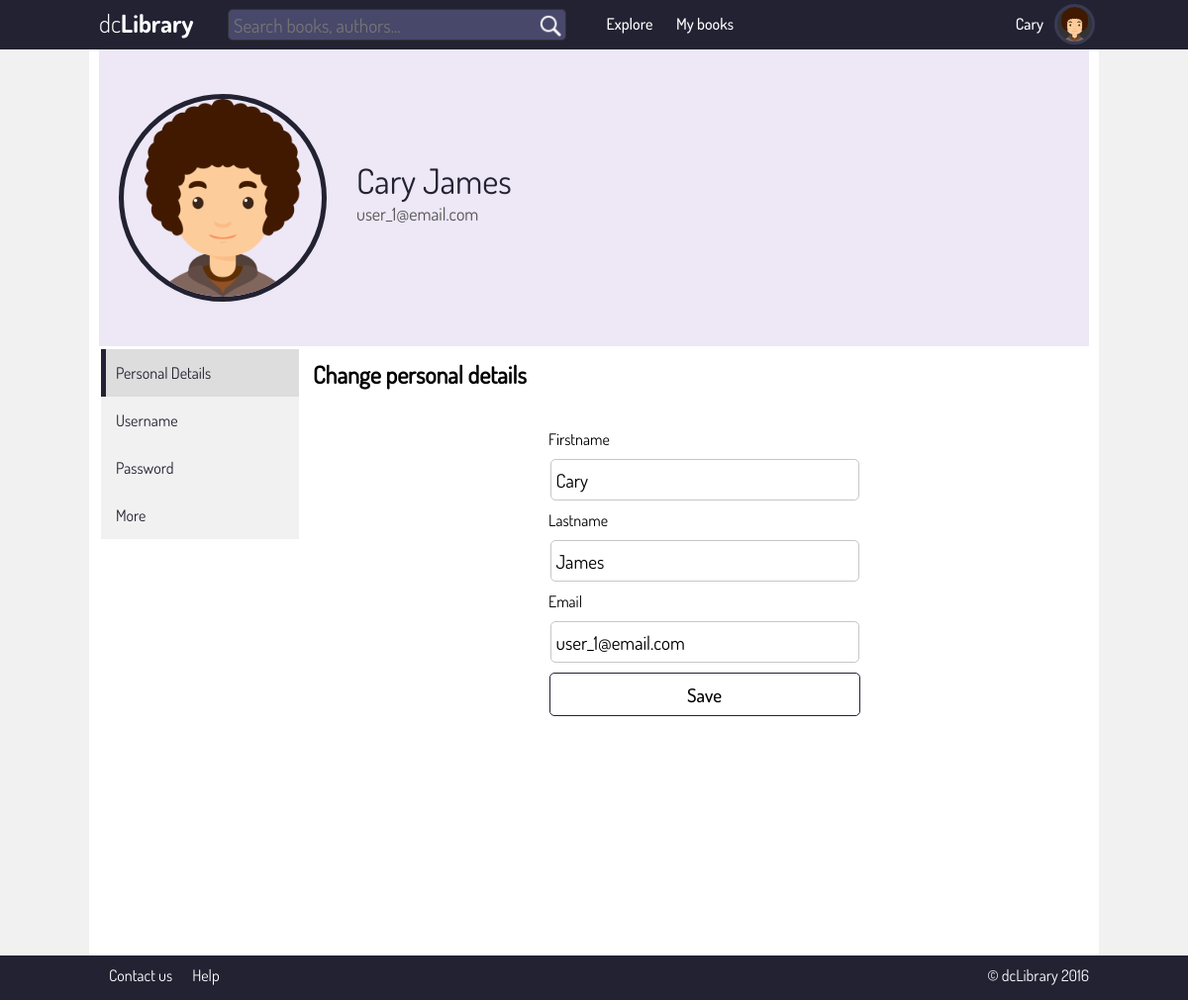
Page /public/user/settings_page.php (signed in) on the committed database.
### tables this page shows
CREATE TABLE `registered_user` (
  `user_reg_id` int(4) NOT NULL,
  `fname` varchar(20) NOT NULL,
  `lname` varchar(20) NOT NULL,
  `email` varchar(30) NOT NULL
);

CREATE TABLE `user` (
  `user_reg_id` int(4) NOT NULL,
  `username` varchar(20) NOT NULL,
  `password` varchar(60) NOT NULL,
  `user_image` varchar(30) DEFAULT NULL,
  `score` float NOT NULL DEFAULT '0'
);

### config.php (called while the page is built, shortened)
<?php
$root = $_SERVER['DOCUMENT_ROOT'] . "/dashboard/diwe_final/site";
$project_root = "/dashboard/diwe_final/site";
$paths = array(
    "images" =>  $root . "/images",
    "js" =>  $root . "/js",
    "css" =>  $root . "/css",
    "models" => $root . "/models",
    "include" =>  $root . "/include",
    "functions" => $root . "/functions",
    "templates" => $root . "/templates",
    "resources" => $root . "/resources",
    "submit_forms" => $root . "/submit_forms",
    "user" => $root . "/user",
    "public" => $root . "/public",
    "admin" => $root . "/admin",
);
$header_paths = array(
    "templates" => $project_root . "/templates",
    "public" => $project_root . "/public",
    "css" =>  $project_root . "/css",
    "submit_forms" => $project_root . "/submit_forms",
    "js" =>  $project_root . "/js",
    "resources" => $project_root . "/resources",
    "images" =>  $project_root . "/images",
);
?>

### functions/db_helper.php (called while the page is built, shortened)
<?php
function getUser($conn,$userId){
    global $paths;
    include_once($paths['models'] . '/User.php');
    $query_select_user = "SELECT `user_image`,`score` FROM `user` WHERE `user_reg_id`='$userId'";
    $result_select_user = mysqli_query($conn,$query_select_user);
    $row_select_user = mysqli_fetch_assoc($result_select_user);
    $query_select_reguser = "SELECT `fname`,`lname`,`email` FROM `registered_user` WHERE `user_reg_id`='$userId'";
    $result_select_reguser = mysqli_query($conn,$query_select_reguser);
    $row_select_reguser = mysqli_fetch_assoc($result_select_reguser);
    $user = new User(
        $userId,
        $row_select_reguser['fname'],
        $row_select_reguser['lname'],
        $row_select_reguser['email'],
        $row_select_user['user_image'],
        $row_select_user['score']
    );
    return $user;
}
?>

### include/logged_in_top.php (called while the page is built, shortened)
<?php
include_once($paths['functions'] . '/navigation_helpers.php');
include_once($paths['models'] . '/User.php');
include_once($paths['include'] . '/connection.php');
include_once($paths['functions'] . '/db_helper.php');
$CurrentUser = getUser($conn,$_SESSION['user_detail']);
?>

### models/User.php (called while the page is built, shortened)
<?php
class User{
    private $fname;
    private $lname;
    public function __construct($_id , $_fname ,$_lname ,$_email,$_image, $_score){
        $this->fname = $_fname;
        $this->lname = $_lname;
        $this->image = $_image;
        $this->email = $_email;
    }
    public function getFullName(){
        return ucfirst($this->fname) . ' ' . ucfirst($this->lname);
    }
    public function getFName(){
        return ucfirst($this->fname);
    }
    public function getLName(){
        return ucfirst($this->lname);
    }
}
 ?>

### public/user/settings_page.php (the view, shortened to what this page needs)
<?php require_once('../../config.php'); ?>
<?php include_once($paths['include'] . '/logged_in_top.php') ?>
<!DOCTYPE html>
<html lang="en">
    <head>
        <?php require_once($paths['include'] . '/logged_in_links.php') ?>
        <link href="<?php echo $header_paths['css'] . '/input-styles.css'; ?>" rel="stylesheet">
        <link href="<?php echo $header_paths['css'] . '/settings-page-styles.css'; ?>" rel="stylesheet">
    </head>
<?php require_once($paths['include'] . '/logged_in_header.php') ?>
<div class="content center-align-bl" style="min-height:770px;background-color:#fff;" >
    <div class="profile-top" style="">
        <form action="<?php echo $header_paths['public'] . '/user/profile_pic_upload.php'; ?>" method="POST" >
            <input id="profilePicUploadBtn" type="submit" value="" />
        </form>
        <img src="<?php echo $header_paths['images'] . '/users/'. $CurrentUser->image; ?>" alt="User Image" >
        <span><?php echo $CurrentUser->getFullName(); ?></span>
        <span><?php echo $CurrentUser->email; ?></span>
    </div>
    <table class="tabs">
        <tr>
            <td style="width:200px;vertical-align:top;padding-left:0px;">
                <div class="tab-links">
                <ul>
                    <li> <a class="tablink" onclick="changeTab(event,0);" href="javascript: void(0);">Personal Details</a></li>
                    <li> <a class="tablink" onclick="changeTab(event,1);" href="javascript: void(0);">Username</a></li>
                    <li> <a class="tablink" onclick="changeTab(event,2);" href="javascript: void(0);">Password</a></li>
                    <li> <a class="tablink" onclick="changeTab(event,3);" href="javascript: void(0);">More</a></li>
                </ul>
                </div>
            </td>
            <td>
                <div class="tab-content-container">
                    <div class="tab-content">
                    <h2>Change personal details</h2>
                    <form action="<?php echo $header_paths['submit_forms'] . '/profile_submit.php'; ?>" method="POST" class="input-form center-align-bl"  >
                        <label for="fname">Firstname</label>
                        <input class="center-align-bl" type="text" name="fname" id="fname" value="<?php echo $CurrentUser->getFName(); ?>" placeholder="Firstname"  >
                        <label for="lname">Lastname</label>
                        <input class="center-align-bl" type="text" name="lname" id="lname" value="<?php echo $CurrentUser->getLName(); ?>" placeholder="Lastname"  >
                        <label for="email">Email</label>
                        <input class="center-align-bl" type="email" name="email" id="email" value="<?php echo $CurrentUser->email; ?>" placeholder="Email"  >
                        <input class="center-align-bl site-font-m " type="submit" name="saveDetails" id="saveDetails" value="Save"  >
                    </form>
                    </div>
                </div>
            </td>
        </tr>
    </table>
</div>
<?php require_once($paths['include'] . '/logged_in_footer.php'); ?>

### include/logged_in_header.php (shortened to what this page needs)
<div class="root-container">
            <div class="top-header site-accent-bg-dark" style="min-height:50px;">
                <div class="content center-align-bl" style="min-height:50px;position:relative;" >
                    <div class="logo-container" style="margin-top:-18px;">
                        <a href="<?php echo $header_paths['public'] . '/homepage.php' ?>">
                            <span class="site-font-l logo-medium site-accent-fg">dc<span class="site-font-b">Library</span></span>
                        </a>
                    </div>
                    <div class="searchbox-container">
                        <form action="" onsubmit="return submitSearch();">
                            <input id="searchText" class="searchbox" type="text" placeholder="Search books, authors..." >
                            <input type="submit" class="searchbox" id="searchSubmit" value="" style="margin:0px;" />
                        </form>
                    </div>
                    <div style="margin-top: -50px;height: 50px;max-width: 300px;margin-left: 500px;" >
                        <ul class="menu" style="padding-top:9px;">
                            <li><a class="borderless-button" href="<?php echo $header_paths['public'] . '/explore_books.php' ?>">Explore</a></li>
                            <li><a class="borderless-button" href="<?php echo $header_paths['public'] . '/user/my_books.php' ?>">My books</a></li>
                        </ul>
                    </div>
                    <div class="profile-icon" id="profile-icon" >
                        <div class="profile-icon-div">
                            <span class="site-accent-fg site-font-m"><?php echo $CurrentUser->getFName(); ?></span>
                        </div>
                        <?php
                        $imagePath = $header_paths['images'] . '/users/';
                        $image = $CurrentUser->image != null ? $CurrentUser->image : 'default.png';
                        ?>
                        <img class="profile-icon-img" src="<?php echo $imagePath . $image; ?>" alt="">
                        <div class="clickable" onclick="toggleDropdown();"></div>
                    </div>
                </div>
            </div>

### css/main-styles.css (style rules this page uses)
.site-font-b { font-family: dosis-bold; }
.site-font-l { font-family: dosis-light; }
.site-font-m { font-family: dosis-medium; }
* { font-family: dosis-regular; }
.logo-medium { font-size: 25px; }
.center-align-bl { margin-left:auto; margin-right:auto; }
.site-accent-bg-dark { background-color:#222233; }
.site-accent-fg { color: #fff; }
.root-container { width:100%; min-height:850px; min-width: 720px; background-color: #f1f1f1; }
.logo-container { display: inline-block; position: absolute; top:50%; }
.logo-container a { text-decoration: none; }
.content { min-width: 700px; max-width: 1000px; padding: 0px 10px; position: relative; }
ul.menu { margin:0px; padding: 0px; list-style-type: none; }
ul.menu li { float: left; }
.borderless-button { text-decoration: none; color: #fff; display: inline-block; min-width: 50px; min-height: 27px; border: 0px; text-align: center; margin:0px 7px; padding-top: 5px; padding-left: 4px; padding-right: 4px; border-radius: 5px; font-family: dosis-medium; }

### css/home-template-styles.css (style rules this page uses)
.top-header { width: 100%; min-height: 80px; }

### css/logged-in-styles.css (style rules this page uses)
.searchbox-container { display: inline-block; max-width: 400px; min-width: 350px; margin-left: 130px; min-height: 50px; position: relative; }
input.searchbox[type=text] { height: 28px; border: 1px solid #333; border-radius: 5px; margin-top: 9px; outline: 0px; padding: 1px 32px 1px 5px; color: #fff; background-color: #48486b; font-size: 19px; min-width: 303px; }
input[type=submit].searchbox { border: 1px solid #333; border-left: 0px; height: 32px; width: 32px; border-radius: 0px 5px 5px 0px; position: absolute; background-color: #48486b; background-image:url('../resources/images/search_icon.png'); background-size: cover; background-repeat: no-repeat; right: 8px; top:9px; outline: 0px; }
div.profile-icon { height: 50px; position: absolute; right: 0px; top:0px; min-width: 150px; }
div.profile-icon img { border-radius: 50%; background-color: #333; border:3px solid #3a3a56; width:35px; height:35px; position: absolute; top:4px; right:4px; }
div.profile-icon-div { width:109px; height: 50px; margin-right:41px; position: relative; }
div.profile-icon div span { position: absolute; top:14px; right:15px; max-width: 100px; overflow: hidden; white-space: nowrap; text-overflow: ellipsis; }
.clickable { position: absolute; width: 100%; height: 100%; top: 0px; right: 0px; z-index: 1000; }

### css/input-styles.css (style rules this page uses)
.input-form { min-width: 300px; text-align: center; }
input { display: block; border-radius: 5px; font-size: 19px; padding: 5px; margin-top: 10px; position: relative; }
input[type=text],input[type=email],input[type=password] { width: 300px; height: 30px; border:0.5px solid #c7c7c7; outline: 0px; }
input[type=submit],.input-button { width: 314px; height: 44px; border: 1px solid #222233; background-color: #fff; margin-bottom: 10px; cursor: pointer; }

### css/settings-page-styles.css (style rules this page uses)
.tabs { width: 100%; }
.tabs ul { padding: 0px; margin: 0px; list-style-type: none; }
.tab-links { width: 100%; min-height: 50px; background-color: #f1f1f1; }
.tablink { display: inline-block; padding: 14px 10px; text-decoration: none; color:#222233; width: calc( 100% - 25px); border-left: 5px solid #f1f1f1; }
.active-tab { border-left: 5px solid #222233; background-color: #ddd; }
.tab-content { display: none; width: 100%; min-height: 600px; padding-top: 10px; padding-left: 10px; }
.tab-content h2 { padding: 0px; margin:0px; }
.profile-top { width:100%; min-height:300px; background-color:#EDE7F6; position: relative; }
.profile-top img { border-radius:50%; width:200px; height: 200px; border:5px solid #222233; margin: 20px; margin-top: 45px; }
.profile-top>span:first-of-type { position: absolute; top:110px; left: 260px; font-size: 35px; color: #222233; }
.profile-top>span { position: absolute; top:155px; left: 260px; font-size: 18px; color: #555; }

### rows in the picture
registered_user: fname "Cary", $CurrentUser->getFullName() "Cary James", email "user_1@email.com", lname "James"
user: user_image (picture)
